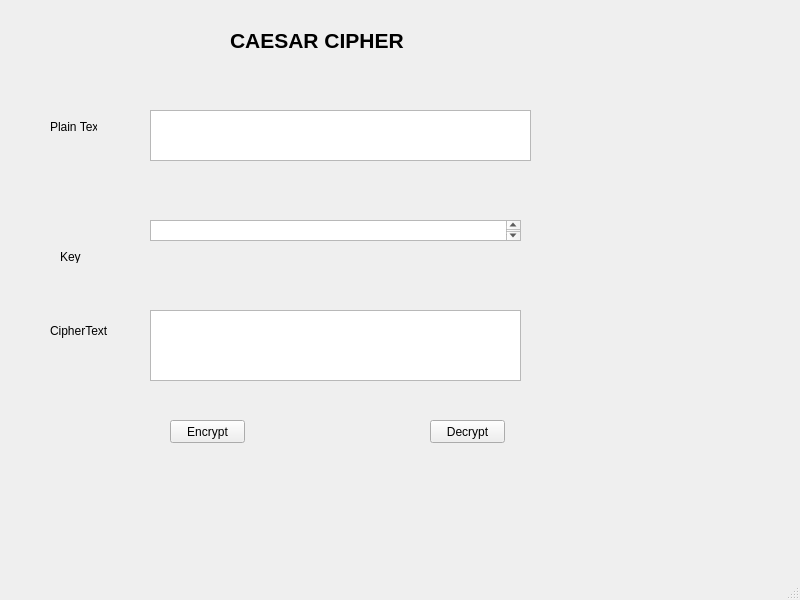
<?xml version="1.0" encoding="UTF-8"?>
<ui version="4.0">
 <class>MainWindow</class>
 <widget class="QMainWindow" name="MainWindow">
  <property name="geometry">
   <rect>
    <x>0</x>
    <y>0</y>
    <width>800</width>
    <height>600</height>
   </rect>
  </property>
  <property name="windowTitle">
   <string>Caesar Cipher</string>
  </property>
  <widget class="QWidget" name="centralwidget">
   <widget class="QPlainTextEdit" name="txt_plain_text">
    <property name="geometry">
     <rect>
      <x>150</x>
      <y>110</y>
      <width>381</width>
      <height>51</height>
     </rect>
    </property>
   </widget>
   <widget class="QLabel" name="label">
    <property name="geometry">
     <rect>
      <x>230</x>
      <y>10</y>
      <width>241</width>
      <height>61</height>
     </rect>
    </property>
    <property name="font">
     <font>
      <pointsize>16</pointsize>
      <weight>75</weight>
      <bold>true</bold>
     </font>
    </property>
    <property name="text">
     <string>CAESAR CIPHER</string>
    </property>
   </widget>
   <widget class="QLabel" name="label_2">
    <property name="geometry">
     <rect>
      <x>50</x>
      <y>120</y>
      <width>47</width>
      <height>13</height>
     </rect>
    </property>
    <property name="text">
     <string>Plain Text</string>
    </property>
   </widget>
   <widget class="QLabel" name="label_3">
    <property name="geometry">
     <rect>
      <x>60</x>
      <y>250</y>
      <width>47</width>
      <height>13</height>
     </rect>
    </property>
    <property name="text">
     <string>Key</string>
    </property>
   </widget>
   <widget class="QLabel" name="label_4">
    <property name="geometry">
     <rect>
      <x>50</x>
      <y>320</y>
      <width>61</width>
      <height>21</height>
     </rect>
    </property>
    <property name="text">
     <string>CipherText</string>
    </property>
   </widget>
   <widget class="QPlainTextEdit" name="txt_cipher_text">
    <property name="geometry">
     <rect>
      <x>150</x>
      <y>310</y>
      <width>371</width>
      <height>71</height>
     </rect>
    </property>
   </widget>
   <widget class="QPushButton" name="btn_encrypt">
    <property name="geometry">
     <rect>
      <x>170</x>
      <y>420</y>
      <width>75</width>
      <height>23</height>
     </rect>
    </property>
    <property name="text">
     <string>Encrypt</string>
    </property>
   </widget>
   <widget class="QPushButton" name="btn_decrypt">
    <property name="geometry">
     <rect>
      <x>430</x>
      <y>420</y>
      <width>75</width>
      <height>23</height>
     </rect>
    </property>
    <property name="text">
     <string>Decrypt</string>
    </property>
   </widget>
   <widget class="QPlainTextEdit" name="txt_key">
    <property name="geometry">
     <rect>
      <x>150</x>
      <y>220</y>
      <width>371</width>
      <height>21</height>
     </rect>
    </property>
   </widget>
  </widget>
  <widget class="QMenuBar" name="menubar">
   <property name="geometry">
    <rect>
     <x>0</x>
     <y>0</y>
     <width>800</width>
     <height>21</height>
    </rect>
   </property>
  </widget>
  <widget class="QStatusBar" name="statusbar"/>
 </widget>
 <resources/>
 <connections/>
</ui>
